Frame 1 (no input): blank canvas, image omitted
Frame 60 (no input): blank canvas, image omitted
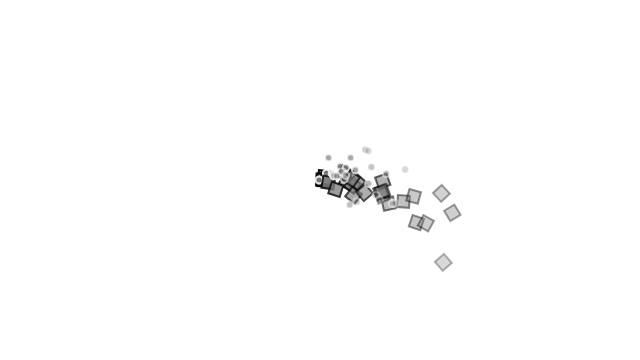
Frame 120 (the mouse pressed at the canvas centre since frame 60)

The p5.js sketch whose frames 1 and 60 were blank and that drew this single picture after the mouse press (run headless with seeded random() and noise() and a simulated clock; from frame 60 on, the mouse is pressed at the canvas centre):

// p5.js sketch
// ── sketch.js

var particleSystems = [];
var repeller;


function setup() {
 createCanvas(640, 360);
 setFrameRate(60);
 repeller = new Repeller(width/2-30,height/2);
}

function draw(){
	background(255);
	var gravity = createVector(0.0,0.1);


	for (var i = 0; i<particleSystems.length;i++){
		particleSystems[i].applyForce(gravity);
		particleSystems[i].applyRepeller(repeller)
		particleSystems[i].addParticle();
		particleSystems[i].run();
	}
}

function mousePressed(){
	particleSystems.push(new ParticleSystem(1,createVector(mouseX,mouseY)));
}


// ── Attractor.js
var Attractor = function(x, y) {

    this.power = 150;
    this.position = createVector(x, y);

    this.display = function() {
    	stroke(255);
    	strokeWeight(2);
    	fill(127);
    	ellipse(this.position.x,this.position.y,40,40);

	}

	this.attract = function(p){
		var force = p5.Vector.sub(this.position,p.position);
		var distance = force.mag();
		distance = constrain(distance,5,50);
		force.normalize();
		var strength = 1 * this.power/(distance*distance);
		force.mult(strength);
		return force;
	}



}

// ── Confetti.js
var Confetti = function(position){
	this.position=position.copy();
	console.log(this.position);
	Particle.call(this,position);
	this.mass=2;

	//overrides parent display function
	this.display = function(){
		rectMode(CENTER);
		fill(127,this.lifespan);
		stroke(0,this.lifespan);
		strokeWeight(2);
		push();
		translate(this.position.x,this.position.y);
		var theta = map(this.position.x,0,width,0,TWO_PI*2);
		rotate(theta);
		rect(0,0,12,12);
		pop();

	}

	//Inherits from parent
	Confetti.prototype = Object.create(Particle.prototype);
	Confetti.prototype.constructor = Confetti;
}
// ── Particle.js
function Particle(position){
	this.position = position.copy();
	this.acceleration = createVector(0,0.05);
	this.velocity = createVector(random(-1,1),random(-1,0));

	this.lifespan = 255;
	this.mass = 5;

	this.run = function(){
		this.update();
		this.display();
	}

	this.display = function(){
		stroke(255,this.lifespan); //gets more transparent as it dies
		strokeWeight(2);
		fill(127,this.lifespan);

		ellipse(this.position.x,this.position.y,7,7);
	}

	this.update = function(){
		this.velocity.add(this.acceleration);
		this.position.add(this.velocity);
		this.acceleration.mult(0);
		this.lifespan -= 3;
	}

	this.isDead = function(){
		return this.lifespan < 0.0 ? true : false;
	}

	this.applyForce = function(force){
		var f = force.copy();
		f.div(this.mass);
		this.acceleration.add(f);

	}
	
}
// ── ParticleSystem.js
function ParticleSystem(num,position){
	this.origin = position.copy();
	this.particles = [];



	this.run = function(){
		console.log("run particle system");
		for(var i = this.particles.length-1; i>=0;i--){
			var p = this.particles[i];
			p.run();
			if(p.isDead()){
				this.particles.splice(i,1);
			}
		}
	};



	this.applyForce = function(force){
		console.log('applying force:', force);
		for(var i = 0; i < this.particles.length;i++){
			this.particles[i].applyForce(force);
		}
	}

	this.applyRepeller = function(r){
		for(var i = 0; i< this.particles.length;i++){
			var p = this.particles[i];
			var force = r.repel(p);
			p.applyForce(force);
		}
	}

	this.addParticle = function(){
		var r = random(1);
		if(r<0.5){
			this.particles.push(new Particle(this.origin));
	
		}else{
			this.particles.push(new Confetti(this.origin));
		}
	};
}
// ── Repeller.js
var Repeller = function(x, y) {

    this.power = 300;
    this.position = createVector(x, y);

    this.display = function() {
    	stroke(0);
    	strokeWeight(2);
    	fill(127);
    	ellipse(this.position.x,this.position.y,40,40);

	}

	this.repel = function(p){
		var dir = p5.Vector.sub(this.position,p.position);
		var d = dir.mag();
		dir.normalize(); //just want the direction
		d = constrain(d,1,100);
		var force = -1 *this.power/(d*d);
		dir.mult(force);
		return dir;

	}



}
